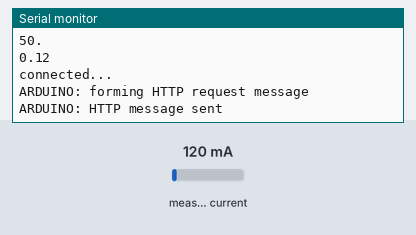
A sketch run on a simulated ESP32. Shown: the last lines printed to the serial monitor. The test bench sets the inputs (shaded band); at power-on: measured current 120 mA. WiFi joins after 1.5 s; servers stay silent unless stated.

Above: at 3.7 s.
3.8 s: measured current set to 40 mA
At 6.8 s:
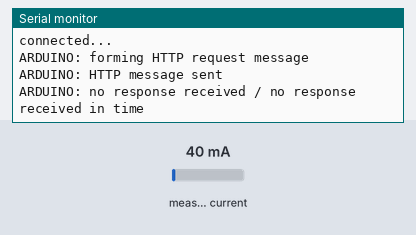
13.1 s: measured current set to 500 mA
At 14.18 s:
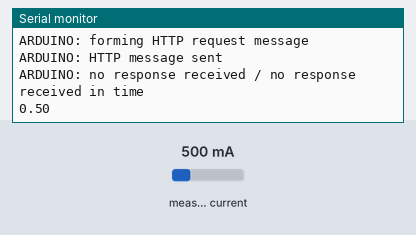
Timing chart, 0 to 16.1 s (numbered marks = the images above; inputs shaded):
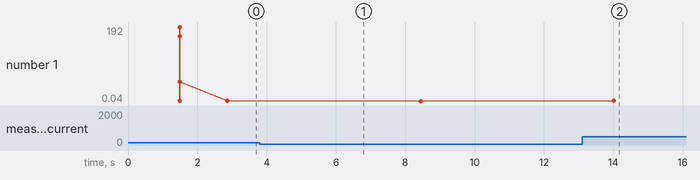

Measured:
- after the input at 13.1 s, the serial monitor: prints a new line after 0.92 s (image 2)
- plotted number 1: 0.12 → 0.04 after the input at 3.8 s, 0.04 → 0.5 after the input at 13.1 s

The sketch:

SendData1.ino
```cpp
#include <SPI.h>
#include <Ethernet.h>

#include "EmonLib.h" //Include EmonLib library
EnergyMonitor emon1; //Create an instance

//Affectation d'une adresse MAC
byte mac[] = {98, 01, A7, B0, D5, 11};

// Serveur avec Mysql
IPAddress server(192,168,1,10);

bool connected = false;

// Initialize the Ethernet client library
// with the IP address and port of the server
// that you want to connect to (port 80 is default for HTTP):
EthernetClient client;

void setup()
{
  Serial.begin(9600);
  emon1.current(A0, 0.668);


  if (Ethernet.begin(mac) == 0)
  {
    Serial.println("Impossible de configurer Ethernet en utilisant DHCP");
      // Attente perpétuelle
      for(;;);
        }
    Serial.println("Configuration Ethernet DHCP : OK \n@IP : ");
      for (byte thisByte = 0; thisByte < 4; thisByte++)
      {
      // print the value of each byte of the IP address:
            Serial.print(Ethernet.localIP()[thisByte], DEC);
            Serial.println(".");
       }
    delay(1000);
}

int val=0;

void loop()
{
  double Irms = emon1.calcIrms(3000);

        Serial.println(Irms);


  if (client.connect(server, 80))
  {
      Serial.println("\nconnected...");
      Serial.println("ARDUINO: forming HTTP request message");
      //client.println("POST /Test/PhpPost.php HTTP/1.1");
      //client.println("From: Arduino1 ");
      //client.println("User-Agent: HTTPTool/1.0");
      //client.println("Content-Type: application/x-www-form-urlencoded");
                //client.print("Content-Length:");
                //client.println(DatatoSend.length());
                client.println("Connection: close");
                client.println(Irms);
                //client.println();

      Serial.println("ARDUINO: HTTP message sent");
      delay(3000);
      if(client.available())
      {
        Serial.println("ARDUINO: HTTP message received");
        Serial.println("ARDUINO: printing received headers and script response...\n");

        while(client.available())
        {
          char c = client.read();
          Serial.print(c);
        }
      }
      else
      {
        Serial.println("ARDUINO: no response received / no response received in time");
      }

      //client.stop();
    }
    else
    {
      Serial.println("connection failure");
    }
    delay(2000);

}
```
